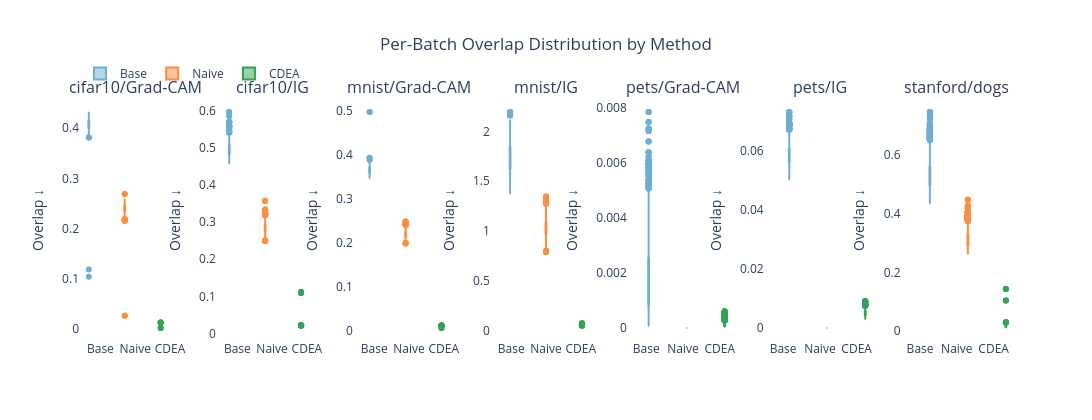

Notebook source saved alongside this figure:
### Markdown cell above
## 6. Per-Batch Metric Distribution

Box plots of per-batch overlap across methods, for each (dataset, evidence) combination.  
Shows variance across batches — useful for understanding optimizer stability.

### Code cell
import glob

per_batch_frames = []
pattern = str(REPO / 'scripts' / 'out' / 'ablation_*_seed*_per_batch.csv')
for fpath in sorted(glob.glob(pattern)):
    fname = Path(fpath).stem
    parts = fname.split('_')
    if len(parts) < 4:
        continue
    dataset_name  = parts[1]
    evidence_name = parts[2]
    seed_tag      = parts[3]
    tmp = pd.read_csv(fpath)
    tmp['dataset']  = dataset_name
    tmp['evidence'] = evidence_name
    tmp['seed']     = seed_tag
    per_batch_frames.append(tmp)

if not per_batch_frames:
    print('No per-batch CSVs found. Run run_experiments.py first.')
else:
    pb = pd.concat(per_batch_frames, ignore_index=True)
    combos = pb[['dataset', 'evidence']].drop_duplicates().values.tolist()
    METHOD_COLORS2 = {'base_evidence':'#6baed6', 'naive_contrastive':'#fd8d3c', 'optimized':'#31a354'}

    fig = make_subplots(
        rows=1, cols=len(combos),
        subplot_titles=[f'{ds}/{EVIDENCE_LABELS.get(ev,ev)}' for ds, ev in combos],
    )
    for col_idx, (ds, ev) in enumerate(combos, start=1):
        sub = pb[(pb['dataset']==ds) & (pb['evidence']==ev)]
        for method in METHODS:
            vals = sub[sub['method']==method]['overlap'].dropna().tolist()
            fig.add_trace(go.Box(
                y=vals, name=METHOD_LABELS[method],
                marker_color=METHOD_COLORS2[method],
                showlegend=(col_idx==1),
                boxmean=True,
            ), row=1, col=col_idx)
        fig.update_yaxes(title_text='Overlap ↓', row=1, col=col_idx)

    fig.update_layout(
        title_text='Per-Batch Overlap Distribution by Method', title_x=0.5,
        height=420, width=max(500, 350 * len(combos)),
        boxmode='group', plot_bgcolor='white',
        legend=dict(orientation='h', yanchor='bottom', y=1.05),
    )
    out = REPO / 'examples' / 'out' / 'plot_overlap_distribution.html'
    fig.write_html(str(out))
    fig.show()
    print('Saved to', out)

### Figure 1 — Plotly figure (JSON) as saved in the notebook; plotly's stock layout.template omitted (floating-point values rounded to 4 significant figures; data arrays with more than 128 entries replaced by an {"elided": "..."} marker saying what was removed)
{"data": [{"boxmean": true, "marker": {"color": "#6baed6"}, "name": "Base", "showlegend": true, "type": "box", "xaxis": "x", "y": {"elided": "1252 float values"}, "yaxis": "y"}, {"boxmean": true, "marker": {"color": "#fd8d3c"}, "name": "Naive", "showlegend": true, "type": "box", "xaxis": "x", "y": {"elided": "1252 float values"}, "yaxis": "y"}, {"boxmean": true, "marker": {"color": "#31a354"}, "name": "CDEA", "showlegend": true, "type": "box", "xaxis": "x", "y": {"elided": "1252 float values"}, "yaxis": "y"}, {"boxmean": true, "marker": {"color": "#6baed6"}, "name": "Base", "showlegend": false, "type": "box", "xaxis": "x2", "y": {"elided": "1252 float values"}, "yaxis": "y2"}, {"boxmean": true, "marker": {"color": "#fd8d3c"}, "name": "Naive", "showlegend": false, "type": "box", "xaxis": "x2", "y": {"elided": "1252 float values"}, "yaxis": "y2"}, {"boxmean": true, "marker": {"color": "#31a354"}, "name": "CDEA", "showlegend": false, "type": "box", "xaxis": "x2", "y": {"elided": "1252 float values"}, "yaxis": "y2"}, {"boxmean": true, "marker": {"color": "#6baed6"}, "name": "Base", "showlegend": false, "type": "box", "xaxis": "x3", "y": {"elided": "1252 float values"}, "yaxis": "y3"}, {"boxmean": true, "marker": {"color": "#fd8d3c"}, "name": "Naive", "showlegend": false, "type": "box", "xaxis": "x3", "y": {"elided": "1252 float values"}, "yaxis": "y3"}, {"boxmean": true, "marker": {"color": "#31a354"}, "name": "CDEA", "showlegend": false, "type": "box", "xaxis": "x3", "y": {"elided": "1252 float values"}, "yaxis": "y3"}, {"boxmean": true, "marker": {"color": "#6baed6"}, "name": "Base", "showlegend": false, "type": "box", "xaxis": "x4", "y": {"elided": "1252 float values"}, "yaxis": "y4"}, {"boxmean": true, "marker": {"color": "#fd8d3c"}, "name": "Naive", "showlegend": false, "type": "box", "xaxis": "x4", "y": {"elided": "1252 float values"}, "yaxis": "y4"}, {"boxmean": true, "marker": {"color": "#31a354"}, "name": "CDEA", "showlegend": false, "type": "box", "xaxis": "x4", "y": {"elided": "1252 float values"}, "yaxis": "y4"}, {"boxmean": true, "marker": {"color": "#6baed6"}, "name": "Base", "showlegend": false, "type": "box", "xaxis": "x5", "y": {"elided": "4689 float values"}, "yaxis": "y5"}, {"boxmean": true, "marker": {"color": "#fd8d3c"}, "name": "Naive", "showlegend": false, "type": "box", "xaxis": "x5", "y": {"elided": "4689 int values"}, "yaxis": "y5"}, {"boxmean": true, "marker": {"color": "#31a354"}, "name": "CDEA", "showlegend": false, "type": "box", "xaxis": "x5", "y": {"elided": "4689 float values"}, "yaxis": "y5"}, {"boxmean": true, "marker": {"color": "#6baed6"}, "name": "Base", "showlegend": false, "type": "box", "xaxis": "x6", "y": {"elided": "4689 float values"}, "yaxis": "y6"}, {"boxmean": true, "marker": {"color": "#fd8d3c"}, "name": "Naive", "showlegend": false, "type": "box", "xaxis": "x6", "y": {"elided": "4689 int values"}, "yaxis": "y6"}, {"boxmean": true, "marker": {"color": "#31a354"}, "name": "CDEA", "showlegend": false, "type": "box", "xaxis": "x6", "y": {"elided": "4689 float values"}, "yaxis": "y6"}, {"boxmean": true, "marker": {"color": "#6baed6"}, "name": "Base", "showlegend": false, "type": "box", "xaxis": "x7", "y": {"elided": "7722 float values"}, "yaxis": "y7"}, {"boxmean": true, "marker": {"color": "#fd8d3c"}, "name": "Naive", "showlegend": false, "type": "box", "xaxis": "x7", "y": {"elided": "7722 float values"}, "yaxis": "y7"}, {"boxmean": true, "marker": {"color": "#31a354"}, "name": "CDEA", "showlegend": false, "type": "box", "xaxis": "x7", "y": {"elided": "7722 float values"}, "yaxis": "y7"}], "layout": {"annotations": [{"font": {"size": 16}, "showarrow": false, "text": "cifar10/Grad-CAM", "x": 0.05918, "xanchor": "center", "xref": "paper", "y": 1, "yanchor": "bottom", "yref": "paper"}, {"font": {"size": 16}, "showarrow": false, "text": "cifar10/IG", "x": 0.2061, "xanchor": "center", "xref": "paper", "y": 1, "yanchor": "bottom", "yref": "paper"}, {"font": {"size": 16}, "showarrow": false, "text": "mnist/Grad-CAM", "x": 0.3531, "xanchor": "center", "xref": "paper", "y": 1, "yanchor": "bottom", "yref": "paper"}, {"font": {"size": 16}, "showarrow": false, "text": "mnist/IG", "x": 0.5, "xanchor": "center", "xref": "paper", "y": 1, "yanchor": "bottom", "yref": "paper"}, {"font": {"size": 16}, "showarrow": false, "text": "pets/Grad-CAM", "x": 0.6469, "xanchor": "center", "xref": "paper", "y": 1, "yanchor": "bottom", "yref": "paper"}, {"font": {"size": 16}, "showarrow": false, "text": "pets/IG", "x": 0.7939, "xanchor": "center", "xref": "paper", "y": 1, "yanchor": "bottom", "yref": "paper"}, {"font": {"size": 16}, "showarrow": false, "text": "stanford/dogs", "x": 0.9408, "xanchor": "center", "xref": "paper", "y": 1, "yanchor": "bottom", "yref": "paper"}], "boxmode": "group", "height": 420, "legend": {"orientation": "h", "y": 1.05, "yanchor": "bottom"}, "plot_bgcolor": "white", "title": {"text": "Per-Batch Overlap Distribution by Method", "x": 0.5}, "width": 2450, "xaxis": {"anchor": "y", "domain": [0, 0.1184]}, "xaxis2": {"anchor": "y2", "domain": [0.1469, 0.2653]}, "xaxis3": {"anchor": "y3", "domain": [0.2939, 0.4122]}, "xaxis4": {"anchor": "y4", "domain": [0.4408, 0.5592]}, "xaxis5": {"anchor": "y5", "domain": [0.5878, 0.7061]}, "xaxis6": {"anchor": "y6", "domain": [0.7347, 0.8531]}, "xaxis7": {"anchor": "y7", "domain": [0.8816, 1.0]}, "yaxis": {"anchor": "x", "domain": [0, 1], "title": {"text": "Overlap ↓"}}, "yaxis2": {"anchor": "x2", "domain": [0, 1], "title": {"text": "Overlap ↓"}}, "yaxis3": {"anchor": "x3", "domain": [0, 1], "title": {"text": "Overlap ↓"}}, "yaxis4": {"anchor": "x4", "domain": [0, 1], "title": {"text": "Overlap ↓"}}, "yaxis5": {"anchor": "x5", "domain": [0, 1], "title": {"text": "Overlap ↓"}}, "yaxis6": {"anchor": "x6", "domain": [0, 1], "title": {"text": "Overlap ↓"}}, "yaxis7": {"anchor": "x7", "domain": [0, 1], "title": {"text": "Overlap ↓"}}}}
